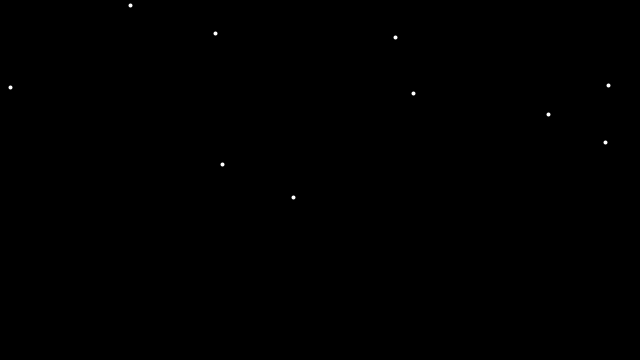
Frame 1 (no input)
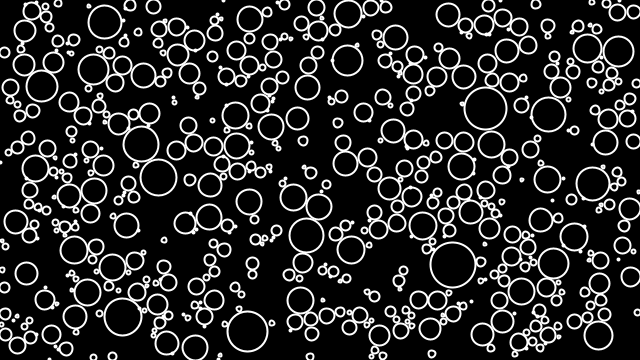
Frame 60 (the mouse pressed at the canvas centre just before this capture)
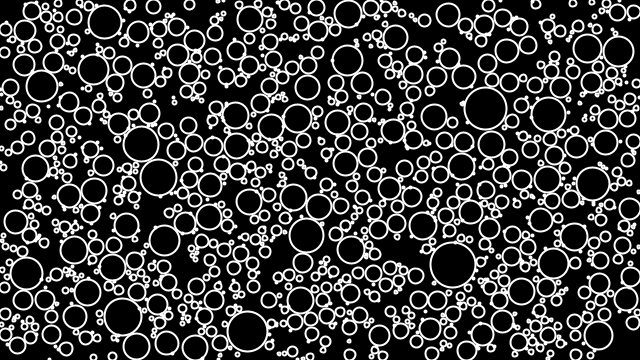
Frame 120 (the mouse held since frame 60 and released just before this capture)

The Processing sketch that drew these frames (run headless with seeded random() and noise(); from frame 60 on, the mouse is pressed at the canvas centre):

// Processing sketch: Circle_Packing_Animated
// ── Circle_Packing_Animated.pde
ArrayList<Circle> circles;

void setup() {
  size(640, 360);
  circles = new ArrayList<Circle>();
}

void draw() {
  background(0);


  int total = 10;
  int count = 0;
  int attempts = 0;

  while (count <  total) {
    Circle newC = newCircle();
    if (newC != null) {
      circles.add(newC);
      count++;
    }
    attempts++;
    if (attempts > 1000) {
      noLoop();
      println("FINISHED");
      break;
    } 
  }


  for (Circle c : circles) {
    if (c.growing) {
      if (c.edges()) {
        c.growing = false;
      } else {
        for (Circle other : circles) {
          if (c != other) {
            float d = dist(c.x, c.y, other.x, other.y);
            if (d - 2 < c.r + other.r) {
              c.growing = false;
              break;
            }
          }
        }
      }
    }
    c.show();
    c.grow();
  }
}

Circle newCircle() {

  float x = random(width);
  float y = random(height);

  boolean valid = true;
  for (Circle c : circles) {
    float d = dist(x, y, c.x, c.y);
    if (d < c.r) {
      valid = false;
      break;
    }
  }

  if (valid) {
    return new Circle(x, y);
  } else {
    return null;
  }
}

// ── Circle.pde
class Circle {
  float x;
  float y;
  float r;

  boolean growing = true;

  Circle(float x_, float y_) {
    x = x_;
    y = y_;
    r = 1;
  }

  void grow() {
    if (growing) {
      r = r + 0.5;
    }
  }
  
  boolean edges() {
    return (x + r > width || x -  r < 0 || y + r > height || y -r < 0);
  }

  void show() {
    stroke(255);
    strokeWeight(2);
    noFill();
    ellipse(x, y, r*2, r*2);
  }
}
